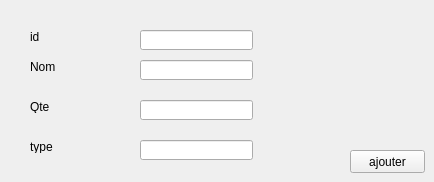
      <widget class="QWidget" name="tab_11">
       <attribute name="title">
        <string>ajouter</string>
       </attribute>
       <widget class="QLabel" name="label_14">
        <property name="geometry">
         <rect>
          <x>30</x>
          <y>60</y>
          <width>47</width>
          <height>13</height>
         </rect>
        </property>
        <property name="text">
         <string>Nom</string>
        </property>
       </widget>
       <widget class="QLabel" name="label_15">
        <property name="geometry">
         <rect>
          <x>30</x>
          <y>30</y>
          <width>47</width>
          <height>13</height>
         </rect>
        </property>
        <property name="text">
         <string>id</string>
        </property>
       </widget>
       <widget class="QLabel" name="label_16">
        <property name="geometry">
         <rect>
          <x>30</x>
          <y>100</y>
          <width>47</width>
          <height>13</height>
         </rect>
        </property>
        <property name="text">
         <string>Qte</string>
        </property>
       </widget>
       <widget class="QLabel" name="label_17">
        <property name="geometry">
         <rect>
          <x>30</x>
          <y>140</y>
          <width>47</width>
          <height>13</height>
         </rect>
        </property>
        <property name="text">
         <string>type</string>
        </property>
       </widget>
       <widget class="QLineEdit" name="nomAJOUTER_2">
        <property name="geometry">
         <rect>
          <x>140</x>
          <y>60</y>
          <width>113</width>
          <height>20</height>
         </rect>
        </property>
       </widget>
       <widget class="QLineEdit" name="idAJOUTER">
        <property name="geometry">
         <rect>
          <x>140</x>
          <y>30</y>
          <width>113</width>
          <height>20</height>
         </rect>
        </property>
       </widget>
       <widget class="QLineEdit" name="qteAJOUTER">
        <property name="geometry">
         <rect>
          <x>140</x>
          <y>100</y>
          <width>113</width>
          <height>20</height>
         </rect>
        </property>
       </widget>
       <widget class="QLineEdit" name="typeAJOUTER">
        <property name="geometry">
         <rect>
          <x>140</x>
          <y>140</y>
          <width>113</width>
          <height>20</height>
         </rect>
        </property>
       </widget>
       <widget class="QPushButton" name="AJOUTER_M">
        <property name="geometry">
         <rect>
          <x>350</x>
          <y>150</y>
          <width>75</width>
          <height>23</height>
         </rect>
        </property>
        <property name="text">
         <string>ajouter</string>
        </property>
       </widget>
      </widget>
